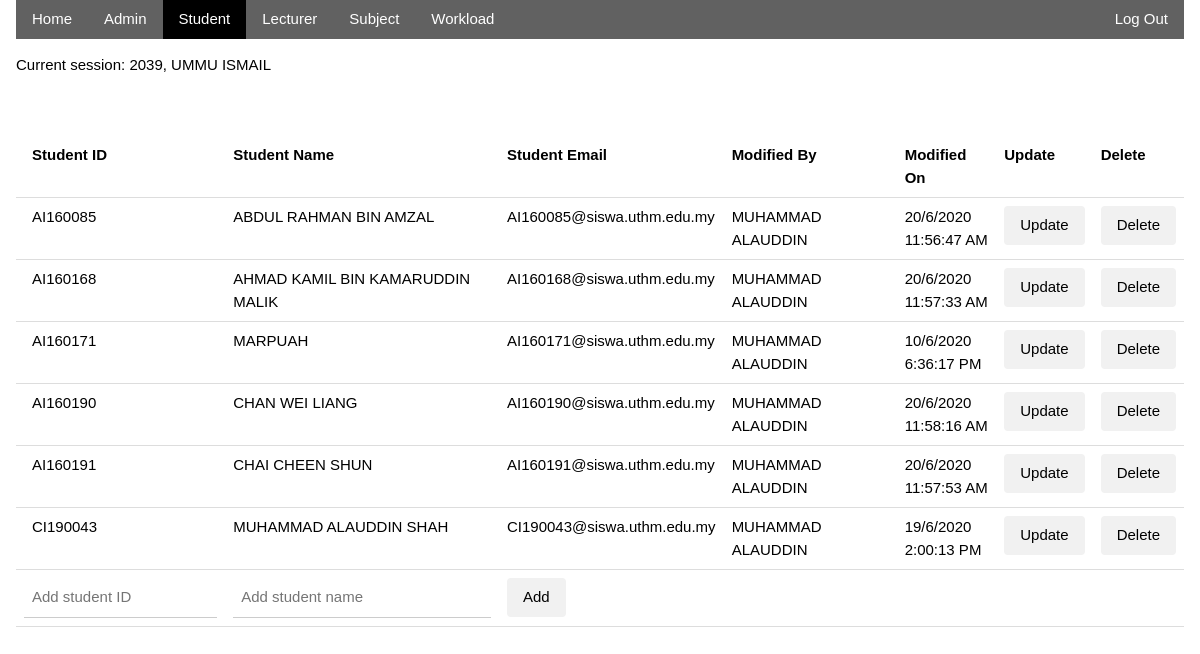
The page /admin/student.php (signed in) on the database its author committed.
### tables this page shows
CREATE TABLE `adm_stud` (
  `admin_id` int(4) NOT NULL,
  `student_id` varchar(8) NOT NULL,
  `modified_on` datetime NOT NULL
);

CREATE TABLE `students` (
  `student_id` varchar(8) NOT NULL,
  `student_name` varchar(100) NOT NULL,
  `student_email` varchar(254) NOT NULL,
  `student_password` varchar(128) NOT NULL,
  `log_status` tinyint(1) NOT NULL
);

### admin/student.php (the view, shortened to what this page needs)
<?php
require '../connection.php';
if (isset($_SESSION['admin_id']))
	$session_id = $_SESSION['admin_id'];
else
	header('location: ../index.php');
$q = 'SELECT admin_id, admin_name FROM admins WHERE admin_id = ?';
$stmt = $conn->prepare($q);
$stmt->bind_param('i', $session_id);
if (!$stmt->execute())
{
	echo $conn->error;
}
else
{
	$result = $stmt->get_result();
	$row = $result->fetch_assoc();
	$session_name = $row['admin_name'];
}
?>
<!DOCTYPE html>
<html lang="en">
<head>
	<link rel="stylesheet" href="../css/w3.css">
	<link rel="stylesheet" href="../css/style.css">
</head>
<body>
	<div class="w3-container">
		<div class="w3-bar w3-dark-grey">
			<a href="home.php" class="w3-bar-item w3-button">Home</a>
			<a href="admin.php" class="w3-bar-item w3-button">Admin</a>
			<a href="student.php" class="w3-bar-item w3-button w3-black">Student</a>
			<a href="lecturer.php" class="w3-bar-item w3-button">Lecturer</a>
			<a href="subject.php" class="w3-bar-item w3-button">Subject</a>
			<a href="workload.php" class="w3-bar-item w3-button">Workload</a>
			<a href="../logout.php" class="w3-bar-item w3-button w3-right">Log Out</a>
		</div>
		<p>Current session: <?php echo $session_id.", ".$session_name ?></p>
		<br>
		<br>
		<table class="w3-table w3-bordered">
			<tr>
					<th>Student ID</th>
					<th>Student Name</th>
					<th>Student Email</th>
					<th>Modified By</th>
					<th>Modified On</th>
					<th>Update</th>
					<th>Delete</th>
			</tr>
			<?php
			$sql = 'SELECT s.student_id, s.student_name, s.student_email, a.admin_id, a.admin_name, modified_on
					FROM adm_stud
					INNER JOIN admins as a ON (adm_stud.admin_id = a.admin_id)
					INNER JOIN students as s ON (adm_stud.student_id = s.student_id)';
			$stmt = $conn->prepare($sql);
			$stmt->execute();
			$result = $stmt->get_result();
			if($result->num_rows > 0) {
				while ($row = $result->fetch_assoc()) { ?>
					<tr>
					<td><?php echo $row['student_id']; ?></td>
					<td><?php echo $row['student_name']; ?></td>
					<td><?php echo $row['student_email']; ?></td>
					<td><?php echo $row['admin_name']; ?></td>
					<td>
						<?php $date = $row['modified_on'];
						echo date("j/n/Y<\b\\r>g:i:s A", strtotime($date)); ?>
					</td>
					<td><button class="w3-button w3-round w3-light-grey" onclick="onUpdate('<?php echo $row['student_id']; ?>', '<?php echo $row['student_name']; ?>')">Update</button></td>
					<td><button class="w3-button w3-round w3-light-grey" onclick="onDelete('<?php echo $row['student_id']; ?>', '<?php echo $row['student_name']; ?>')">Delete</button></td>
					</tr>
					<?php
				}
			}
			?>
				<tr>
					<form action="" method="POST">
						<td><input class="w3-input" type="text" name="student_id" placeholder="Add student ID"/></td>
						<td><input class="w3-input" type="text" name="student_name" placeholder="Add student name" /></td>
						<td><input class="w3-button w3-round w3-light-grey" type="submit" name="add" value="Add" /></td>
						<td></td>
						<td></td>
						<td></td>
						<td></td>
					</form>
				</tr>
		</table>
	</div>
</body>
</html>

### css/w3.css (style rules this page uses)
html { box-sizing:border-box }
*,*:before,*:after { box-sizing:inherit }
html { -ms-text-size-adjust:100%;-webkit-text-size-adjust:100% }
body { margin:0 }
a { background-color:transparent }
button,input,select,textarea,optgroup { font:inherit;margin:0 }
button,input { overflow:visible }
button,select { text-transform:none }
button,[type=button],[type=reset],[type=submit] { -webkit-appearance:button }
html,body { font-family:Verdana,sans-serif;font-size:15px;line-height:1.5 }
html { overflow-x:hidden }
a { color:inherit }
.w3-table,.w3-table-all { border-collapse:collapse;border-spacing:0;width:100%;display:table }
.w3-bordered tr,.w3-table-all tr { border-bottom:1px solid #ddd }
.w3-table td,.w3-table th,.w3-table-all td,.w3-table-all th { padding:8px 8px;display:table-cell;text-align:left;vertical-align:top }
.w3-table th:first-child,.w3-table td:first-child,.w3-table-all th:first-child,.w3-table-all td:first-child { padding-left:16px }
.w3-btn,.w3-button { border:none;display:inline-block;padding:8px 16px;vertical-align:middle;overflow:hidden;text-decoration:none;color:inherit;background-color:inherit;text-align:center;cursor:pointer;white-space:nowrap }
.w3-btn,.w3-button { -webkit-touch-callout:none;-webkit-user-select:none;-khtml-user-select:none;-moz-user-select:none;-ms-user-select:none;user-select:none }
.w3-input { padding:8px;display:block;border:none;border-bottom:1px solid #ccc;width:100% }
.w3-bar { width:100%;overflow:hidden }
.w3-bar .w3-bar-item { padding:8px 16px;float:left;width:auto;border:none;display:block;outline:0 }
.w3-bar .w3-button { white-space:normal }
.w3-container:after,.w3-container:before,.w3-panel:after,.w3-panel:before,.w3-row:after,.w3-row:before,.w3-row-padding:after,.w3-row-padding:before, .w3-cell-row:before,.w3-cell-row:after,.w3-clear:after,.w3-clear:before,.w3-bar:before,.w3-bar:after { content:"";display:table;clear:both }
.w3-round,.w3-round-medium { border-radius:4px }
.w3-container,.w3-panel { padding:0.01em 16px }
.w3-right { float:right!important }
.w3-black,.w3-hover-black:hover { color:#fff!important;background-color:#000!important }
.w3-light-grey,.w3-hover-light-grey:hover,.w3-light-gray,.w3-hover-light-gray:hover { color:#000!important;background-color:#f1f1f1!important }
.w3-dark-grey,.w3-hover-dark-grey:hover,.w3-dark-gray,.w3-hover-dark-gray:hover { color:#fff!important;background-color:#616161!important }

### rows shown on the page
adm_stud: student.student_id "AI160085", student.student_name "ABDUL RAHMAN BIN AMZAL", student.student_email "AI160085@siswa.uthm.edu.my", admin.admin_name "MUHAMMAD ALAUDDIN", modified_on "20/6/2020 11:56:47 AM"
adm_stud: student.student_id "AI160168", student.student_name "AHMAD KAMIL BIN KAMARUDDIN MALIK", student.student_email "AI160168@siswa.uthm.edu.my", admin.admin_name "MUHAMMAD ALAUDDIN", modified_on "20/6/2020 11:57:33 AM"
adm_stud: student.student_id "AI160171", student.student_name "MARPUAH", student.student_email "AI160171@siswa.uthm.edu.my", admin.admin_name "MUHAMMAD ALAUDDIN", modified_on "10/6/2020 6:36:17 PM"
adm_stud: student.student_id "AI160190", student.student_name "CHAN WEI LIANG", student.student_email "AI160190@siswa.uthm.edu.my", admin.admin_name "MUHAMMAD ALAUDDIN", modified_on "20/6/2020 11:58:16 AM"
adm_stud: student.student_id "AI160191", student.student_name "CHAI CHEEN SHUN", student.student_email "AI160191@siswa.uthm.edu.my", admin.admin_name "MUHAMMAD ALAUDDIN", modified_on "20/6/2020 11:57:53 AM"
adm_stud: student.student_id "CI190043", student.student_name "MUHAMMAD ALAUDDIN SHAH", student.student_email "CI190043@siswa.uthm.edu.my", admin.admin_name "MUHAMMAD ALAUDDIN", modified_on "19/6/2020 2:00:13 PM"

### other values the page prints
$session_id "2039"
$session_name "UMMU ISMAIL"
